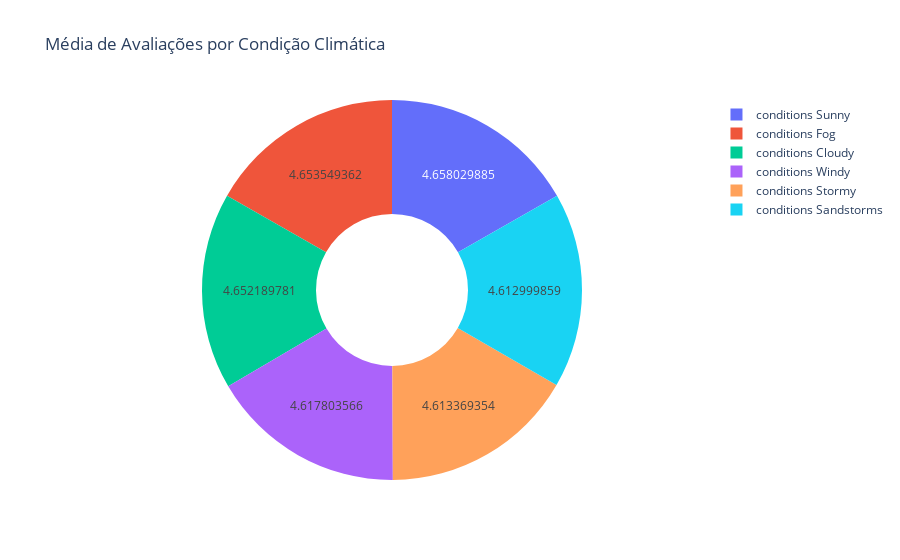

Notebook code cell kept with this figure:
### Markdown cell above
## 4. Média de avaliações das entregas feitas por condições climáticas

### Code cell
# Agrupando condições climáticas
df_cc = df.groupby('Condicoes_Climaticas')

# Calculando média de avaliações das entregas por condição climática
df_4 = df_cc['Avaliacoes_Entregador'].mean().reset_index(name='Media de Avaliacoes de Entregas')

# Excluindo registros NaN
df_4 = df_4.loc[df_4['Condicoes_Climaticas'] != 'conditions NaN']

# Plotagem de gráfico de rosca (donut chart)
fig = px.pie(df_4, names='Condicoes_Climaticas', values='Media de Avaliacoes de Entregas', hole=0.4, title='Média de Avaliações por Condição Climática')
fig.update_traces(textinfo='value', text=df_4['Media de Avaliacoes de Entregas'])
# Exibir o gráfico
fig.show()

### Figure 1 — Plotly figure (JSON) as saved in the notebook; plotly's stock layout.template omitted (floating-point values rounded to 4 significant figures)
{"data": [{"domain": {"x": [0, 1], "y": [0, 1]}, "hole": 0.4, "hovertemplate": "Condicoes_Climaticas=%{label}<br>Media de Avaliacoes de Entregas=%{value}<extra></extra>", "labels": ["conditions Cloudy", "conditions Fog", "conditions Sandstorms", "conditions Stormy", "conditions Sunny", "conditions Windy"], "legendgroup": "", "name": "", "showlegend": true, "text": [4.652, 4.654, 4.613, 4.613, 4.658, 4.618], "textinfo": "value", "type": "pie", "values": [4.652, 4.654, 4.613, 4.613, 4.658, 4.618]}], "layout": {"legend": {"tracegroupgap": 0}, "title": {"text": "Média de Avaliações por Condição Climática"}}}
